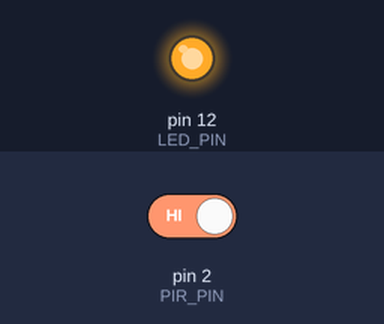
This sketch was run on a simulated Arduino Uno, built with avr-gcc and run on an emulated ATmega328P. Parts: output pins drawn as LEDs (lit = HIGH). Inputs (shaded band) come from the test bench; at power-on: pin 2 (PIR_PIN) HIGH.

Above: at 1.2 s.
1.3 s: pin 2 (PIR_PIN) driven LOW
At 2.2 s:
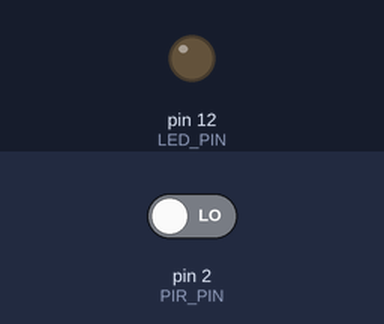
2.8 s: pin 2 (PIR_PIN) driven HIGH
At 3.3 s:
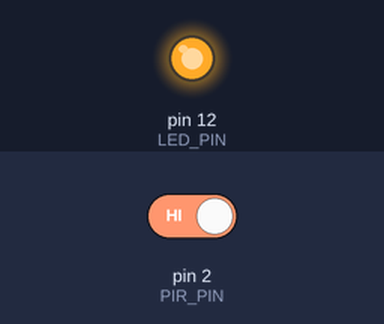
Timing chart, 0 to 5.8 s (numbered marks = the images above; inputs shaded):
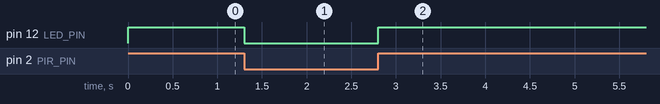

The sketch:

Challenge02_LEDIndicator.ino
```cpp
// Complete example solution for Lesson10, challenge 02.
const int PIR_PIN = 2, LED_PIN = 12;
void setup() {
  pinMode(PIR_PIN, INPUT);
  pinMode(LED_PIN, OUTPUT);
}
void loop() {
  digitalWrite(LED_PIN, digitalRead(PIR_PIN));
}
```

Measured:
- after the input at 1.3 s, pin 12 (LED_PIN): HIGH → LOW at once
- after the input at 2.8 s, pin 12 (LED_PIN): LOW → HIGH at once
